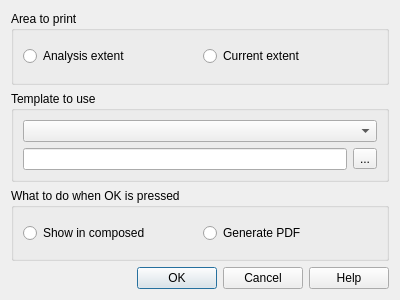
<?xml version="1.0" encoding="UTF-8"?>
<ui version="4.0">
 <class>Dialog</class>
 <widget class="QDialog" name="Dialog">
  <property name="geometry">
   <rect>
    <x>0</x>
    <y>0</y>
    <width>400</width>
    <height>300</height>
   </rect>
  </property>
  <property name="windowTitle">
   <string>Impact report</string>
  </property>
  <layout class="QVBoxLayout" name="verticalLayout">
   <item>
    <widget class="QGroupBox" name="groupBox">
     <property name="title">
      <string>Area to print</string>
     </property>
     <layout class="QHBoxLayout" name="horizontalLayout">
      <item>
       <widget class="QRadioButton" name="analysis_extent_radio">
        <property name="text">
         <string>Analysis extent</string>
        </property>
       </widget>
      </item>
      <item>
       <widget class="QRadioButton" name="current_extent_radio">
        <property name="text">
         <string>Current extent</string>
        </property>
       </widget>
      </item>
     </layout>
    </widget>
   </item>
   <item>
    <widget class="QGroupBox" name="groupBox_2">
     <property name="title">
      <string>Template to use</string>
     </property>
     <layout class="QGridLayout" name="gridLayout">
      <item row="2" column="0">
       <widget class="QLineEdit" name="template_path"/>
      </item>
      <item row="2" column="1">
       <widget class="QToolButton" name="template_chooser">
        <property name="text">
         <string>...</string>
        </property>
       </widget>
      </item>
      <item row="1" column="0" colspan="2">
       <widget class="QComboBox" name="template_combo"/>
      </item>
     </layout>
    </widget>
   </item>
   <item>
    <widget class="QGroupBox" name="groupBox_3">
     <property name="title">
      <string>What to do when OK is pressed</string>
     </property>
     <layout class="QHBoxLayout" name="horizontalLayout_2">
      <item>
       <widget class="QRadioButton" name="show_composer_radio">
        <property name="text">
         <string>Show in composed</string>
        </property>
       </widget>
      </item>
      <item>
       <widget class="QRadioButton" name="create_pdf_radio">
        <property name="text">
         <string>Generate PDF</string>
        </property>
       </widget>
      </item>
     </layout>
    </widget>
   </item>
   <item>
    <widget class="QDialogButtonBox" name="buttonBox">
     <property name="orientation">
      <enum>Qt::Horizontal</enum>
     </property>
     <property name="standardButtons">
      <set>QDialogButtonBox::Cancel|QDialogButtonBox::Help|QDialogButtonBox::Ok</set>
     </property>
    </widget>
   </item>
  </layout>
 </widget>
 <resources/>
 <connections>
  <connection>
   <sender>buttonBox</sender>
   <signal>accepted()</signal>
   <receiver>Dialog</receiver>
   <slot>accept()</slot>
   <hints>
    <hint type="sourcelabel">
     <x>248</x>
     <y>254</y>
    </hint>
    <hint type="destinationlabel">
     <x>157</x>
     <y>274</y>
    </hint>
   </hints>
  </connection>
  <connection>
   <sender>buttonBox</sender>
   <signal>rejected()</signal>
   <receiver>Dialog</receiver>
   <slot>reject()</slot>
   <hints>
    <hint type="sourcelabel">
     <x>316</x>
     <y>260</y>
    </hint>
    <hint type="destinationlabel">
     <x>286</x>
     <y>274</y>
    </hint>
   </hints>
  </connection>
 </connections>
</ui>
